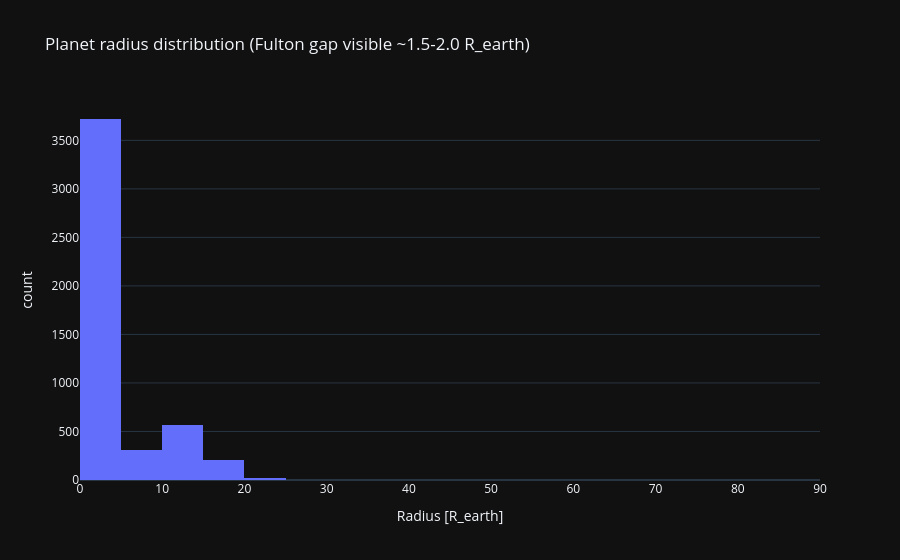

This figure's notebook cell:
### Code cell
# Mass distribution
import plotly.express as px
fig = px.histogram(df, x='pl_rade', nbins=40, title='Planet radius distribution (Fulton gap visible ~1.5-2.0 R_earth)',
                   labels={'pl_rade':'Radius [R_earth]'}, template='plotly_dark')
fig.show()

### Figure 1 — Plotly figure (JSON) as saved in the notebook; plotly's stock layout.template omitted (floating-point values rounded to 4 significant figures; data arrays with more than 128 entries replaced by an {"elided": "..."} marker saying what was removed)
{"data": [{"bingroup": "x", "hovertemplate": "Radius [R_earth]=%{x}<br>count=%{y}<extra></extra>", "legendgroup": "", "marker": {"color": "#636efa", "pattern": {"shape": ""}}, "name": "", "nbinsx": 40, "orientation": "v", "showlegend": false, "type": "histogram", "x": {"elided": "6451 float values"}, "xaxis": "x", "yaxis": "y"}], "layout": {"barmode": "relative", "legend": {"tracegroupgap": 0}, "title": {"text": "Planet radius distribution (Fulton gap visible ~1.5-2.0 R_earth)"}, "xaxis": {"anchor": "y", "domain": [0.0, 1.0], "title": {"text": "Radius [R_earth]"}}, "yaxis": {"anchor": "x", "domain": [0.0, 1.0], "title": {"text": "count"}}}}
